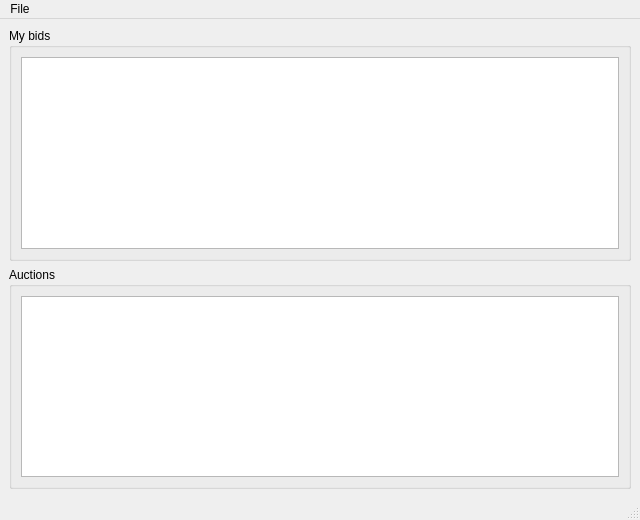
<?xml version="1.0" encoding="UTF-8"?>
<ui version="4.0">
 <class>MainWindow</class>
 <widget class="QMainWindow" name="MainWindow">
  <property name="geometry">
   <rect>
    <x>0</x>
    <y>0</y>
    <width>640</width>
    <height>520</height>
   </rect>
  </property>
  <property name="windowTitle">
   <string>MainWindow</string>
  </property>
  <widget class="QWidget" name="centralwidget">
   <layout class="QVBoxLayout" name="verticalLayout">
    <item>
     <widget class="QGroupBox" name="groupBox_2">
      <property name="title">
       <string>My bids</string>
      </property>
      <layout class="QVBoxLayout" name="verticalLayout_3">
       <item>
        <widget class="QTreeView" name="bidsView">
         <property name="sizePolicy">
          <sizepolicy hsizetype="Expanding" vsizetype="Minimum">
           <horstretch>0</horstretch>
           <verstretch>0</verstretch>
          </sizepolicy>
         </property>
        </widget>
       </item>
      </layout>
     </widget>
    </item>
    <item>
     <widget class="QGroupBox" name="groupBox">
      <property name="title">
       <string>Auctions</string>
      </property>
      <layout class="QVBoxLayout" name="verticalLayout_2">
       <item>
        <widget class="QTreeView" name="auctionsView"/>
       </item>
      </layout>
     </widget>
    </item>
   </layout>
  </widget>
  <widget class="QMenuBar" name="menubar">
   <property name="geometry">
    <rect>
     <x>0</x>
     <y>0</y>
     <width>640</width>
     <height>20</height>
    </rect>
   </property>
   <widget class="QMenu" name="menuFile">
    <property name="title">
     <string>File</string>
    </property>
    <addaction name="actionUpdateAuctions"/>
    <addaction name="actionQuit"/>
   </widget>
   <addaction name="menuFile"/>
  </widget>
  <widget class="QStatusBar" name="statusbar"/>
  <action name="actionQuit">
   <property name="text">
    <string>Quit</string>
   </property>
   <property name="shortcut">
    <string>Ctrl+Q</string>
   </property>
  </action>
  <action name="actionUpdateAuctions">
   <property name="text">
    <string>Update auctions</string>
   </property>
   <property name="shortcut">
    <string>Ctrl+R</string>
   </property>
  </action>
 </widget>
 <resources/>
 <connections/>
</ui>
